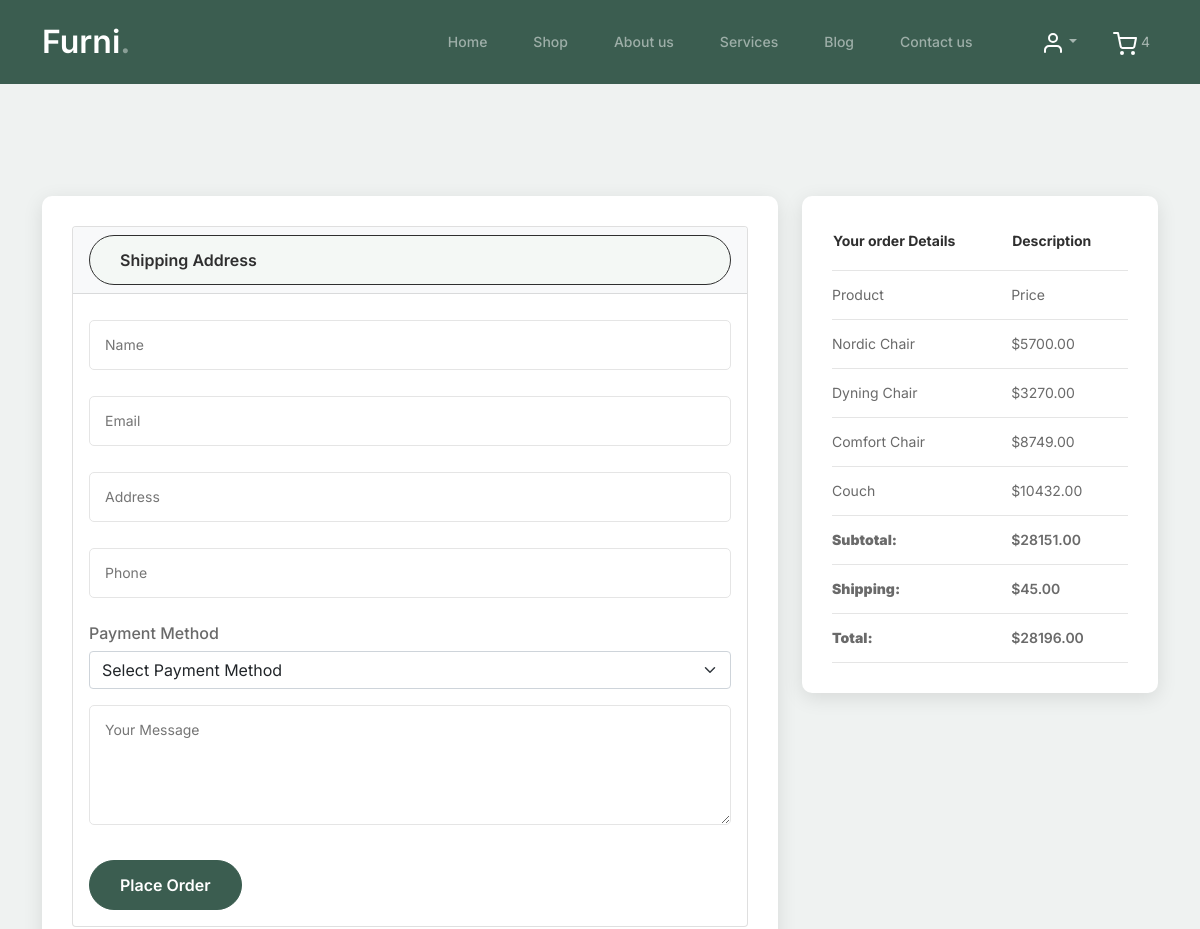
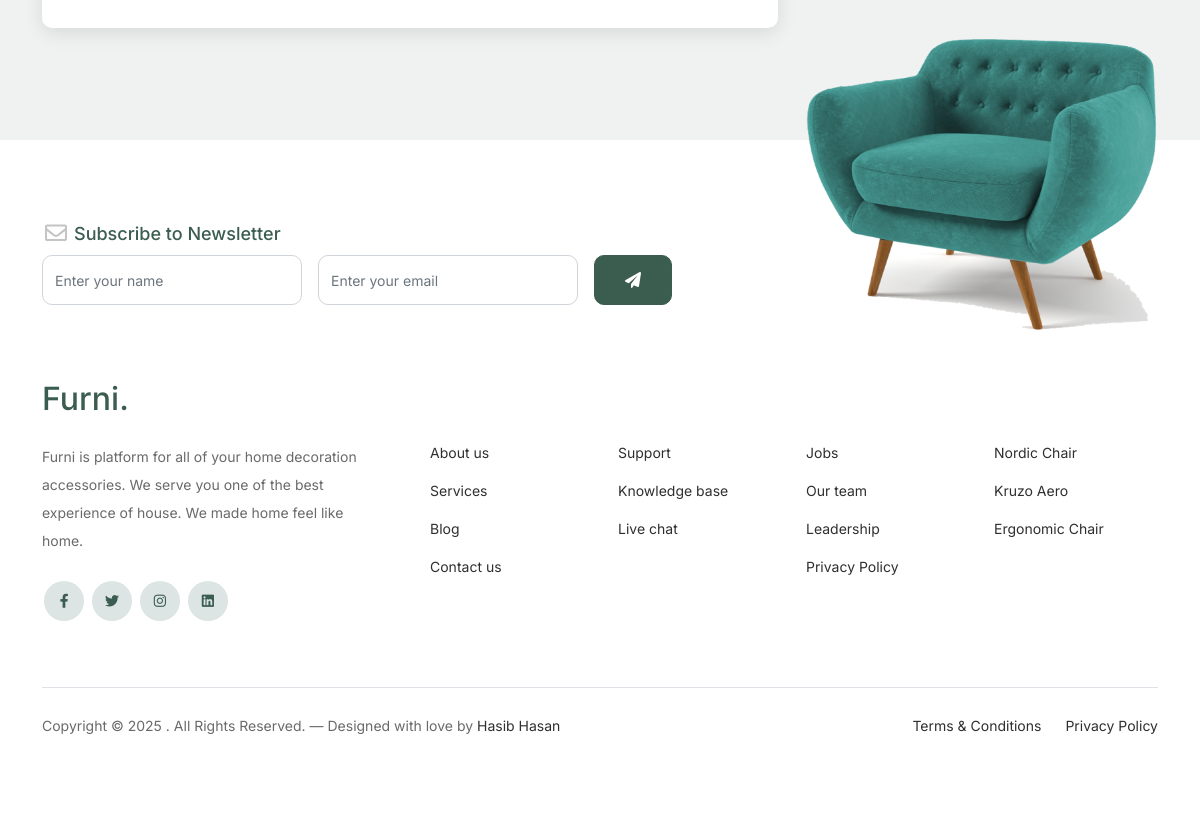
The app's page /shop/checkout/ (signed in) with its own data (2 pictures, top to bottom).
### Shop/models.py (models this page shows, shortened)
class Cart(models.Model):
    user = models.OneToOneField(User, on_delete=models.CASCADE)
    create_at = models.DateTimeField(auto_now_add=True)

class CartItem(models.Model):
    cart = models.ForeignKey(Cart, related_name='items', on_delete=models.CASCADE)
    product = models.ForeignKey(Product, on_delete=models.CASCADE)
    quantity = models.PositiveIntegerField(default=1)
    def get_total_price(self):
        return self.quantity * self.product.price

class Product(models.Model):
    image = models.ImageField(upload_to='Shop/media/uploads')
    title = models.CharField(max_length=50)
    price = models.DecimalField(max_digits=10, decimal_places=3)

### Shop/views.py (the view, shortened to what this page needs)
# urls.py: path('checkout/', views.checkout, name='checkout'),
def checkout(request):
    cart, created = Cart.objects.get_or_create(user=request.user)
    items = cart.items.all()
    subtotal = sum(float(item.product.price) * item.quantity for item in items)
    shipping_cost = 45
    total = subtotal + shipping_cost
    context = {
        'items': items,
        'subtotal': subtotal,
        'shipping_cost': shipping_cost,
        'total': total,
    }
    return render(request, 'checkout.html', context)

### Shop/templates/checkout.html (shortened to what this page needs)
{% extends "base.html" %}
{% load static %}
{% block body %}
  <body>
    <div class="checkout-section mt-150 mb-150">
      <div class="container">
        <div class="row">
          <div class="col-lg-8">
            <div class="checkout-accordion-wrap">
              <div class="accordion" id="accordionExample">
                <div class="card single-accordion">
                  <div class="card-header" id="headingOne">
                    <h5 class="mb-0">
                      <button class="btn btn-link" type="button" data-bs-toggle="collapse" data-bs-target="#collapseOne" aria-expanded="true" aria-controls="collapseOne">
                        Shipping Address
                      </button>
                    </h5>
                  </div>
                  <div id="collapseOne" class="collapse show" aria-labelledby="headingOne" data-parent="#accordionExample">
                    <div class="card-body">
                      <div class="billing-address-form">
                        <form method="POST" action="{% url 'place_order' %}">
                          <p><input type="text" name="name" placeholder="Name" required></p>
                          <p><input type="email" name="email" placeholder="Email" required></p>
                          <p><input type="text" name="billing_address" placeholder="Address" required></p>
                          <p><input type="tel" name="phone" placeholder="Phone" required></p>
                          <div class="mb-3">
                              <h6>Payment Method</h6>
                              <select class="form-select" name="payment_method" required>
                                  <option value="" disabled selected>Select Payment Method</option>
                              </select>
                          </div>
                          <p><textarea name="note" id="bill" cols="30" rows="2" placeholder="Your Message"></textarea></p>
                          <button type="submit" class="btn btn-primary">Place Order</button>
                        </form>
                      </div>
                    </div>
                  </div>
                </div>
              </div>
            </div>
          </div>
          <div class="col-lg-4">
            <div class="order-details-wrap">
              <table class="order-details">
                <thead>
                  <tr>
                    <th>Your order Details</th>
                    <th>Description</th>
                  </tr>
                </thead>
                <tbody class="order-details-body">
                  <tr>
                    <td>Product</td>
                    <td>Price</td>
                  </tr>
                  {% for item in items %}
                  <tr class="table-body-row">
                    <td class="product-name">{{ item.product.title }}</td>
                    <td class="product-total">${{ item.get_total_price|floatformat:2 }}</td>
                  </tr>
                  {% endfor %}
                </tbody>
                <tbody>
                  <tr class="total-data">
                    <td><strong>Subtotal: </strong></td>
                    <td>${{ subtotal|floatformat:2 }}</td>
                  </tr>
                  <tr class="total-data">
                    <td><strong>Shipping: </strong></td>
                    <td>${{ shipping_cost|floatformat:2 }}</td>
                  </tr>
                  <tr class="total-data">
                    <td><strong>Total: </strong></td>
                    <td>${{ total|floatformat:2 }}</td>
                  </tr>
                </tbody>
              </table>
            </div>
          </div>
        </div>
      </div>
    </div>
  {% endblock %}

### templates/base.html (shortened to what this page needs)
{% load static %}
<!DOCTYPE html>
<html lang="en">
  <head>
    <link href="{% static 'css/bootstrap.min.css' %}" rel="stylesheet" />
    <link
      href="https://cdnjs.cloudflare.com/ajax/libs/font-awesome/6.0.0-beta3/css/all.min.css"
      rel="stylesheet"
    />
    <link href="{% static 'css/tiny-slider.css' %}" rel="stylesheet" />
    <link href="{% static 'css/style.css' %}" rel="stylesheet" />
  </head>
  <body>
    <nav
      class="custom-navbar navbar navbar navbar-expand-md navbar-dark bg-dark"
      arial-label="Furni navigation bar"
    >
      <div class="container">
        <a class="navbar-brand" href="{% url "home" %}">Furni<span>.</span></a>
        <div class="collapse navbar-collapse" id="navbarsFurni">
          <ul class="custom-navbar-nav navbar-nav ms-auto mb-2 mb-md-0">
            <li class="nav-item {% if request.resolver_match.url_name == 'home' %}active{% endif %}">
              <a class="nav-link" href="{% url 'home' %}">Home</a>
            </li>
            <li class="nav-item {% if request.resolver_match.url_name == 'shop' %}active{% endif %}">
              <a class="nav-link" href="{% url 'shop' %}">Shop</a>
            </li>
            <li class="nav-item {% if request.resolver_match.url_name == 'about' %}active{% endif %}">
              <a class="nav-link" href="{% url 'about' %}">About us</a>
            </li>
            <li class="nav-item {% if request.resolver_match.url_name == 'service' %}active{% endif %}">
              <a class="nav-link" href="{% url 'service' %}">Services</a>
            </li>
            <li class="nav-item {% if request.resolver_match.url_name == 'blog' %}active{% endif %}">
              <a class="nav-link" href="{% url 'blog' %}">Blog</a>
            </li>
            <li class="nav-item {% if request.resolver_match.url_name == 'contact' %}active{% endif %}">
              <a class="nav-link" href="{% url 'contact' %}">Contact us</a>
            </li>
          </ul>
          <ul class="custom-navbar-cta navbar-nav mb-2 mb-md-0 ms-5">
            <li class="nav-item">
              <div class="dropdown">
                <a class="nav-link dropdown-toggle" href="#" role="button" data-bs-toggle="dropdown" aria-expanded="false">
                  <img src="{% static "images/user.svg" %}" />
                </a>
              </div>
            </li>
            <li>
              <a class="nav-link" href="{% url "cart" %}">
				<img src="{% static "images/cart.svg" %}" />
				{% if user.is_authenticated %}
				{% with cart=user.cart %}
					<span class="cart-count" id="cart-count">{{ cart.items.count }}</span>
				{% endwith %}
				{% endif %}
			</a>
            </li>
          </ul>
        </div>
      </div>
    </nav>
    {% block body %}
    {% endblock %}
    <footer class="footer-section">
      <div class="container relative">
        <div class="sofa-img">
          <img
            src="{% static 'images/sofa.png' %}"
            alt="Image"
            class="img-fluid"
          />
        </div>
        <div class="row">
          <div class="col-lg-8">
            <div class="subscription-form">
              <h3 class="d-flex align-items-center">
                <span class="me-1"
                  ><img
                    src="{% static 'images/envelope-outline.svg' %}"
                    alt="Image"
                    class="img-fluid" /></span
                ><span>Subscribe to Newsletter</span>
              </h3>
              <form action="#" class="row g-3">
                <div class="col-auto">
                  <input
                    type="text"
                    class="form-control"
                    placeholder="Enter your name"
                  />
                </div>
                <div class="col-auto">
                  <input
                    type="email"
                    class="form-control"
                    placeholder="Enter your email"
                  />
                </div>
                <div class="col-auto">
                  <button class="btn btn-primary">
                    <span class="fa fa-paper-plane"></span>
                  </button>
                </div>
              </form>
            </div>
          </div>
        </div>
        <div class="row g-5 mb-5">
          <div class="col-lg-4">
            <div class="mb-4 footer-logo-wrap">
              <a href="#" class="footer-logo">Furni<span>.</span></a>
            </div>
            <p class="mb-4">
              Furni is platform for all of your home decoration accessories. We serve you one of the best experience of house. We made home feel like home.
            </p>
            <ul class="list-unstyled custom-social">
              <li>
                <a href="#"><span class="fa fa-brands fa-facebook-f"></span></a>
              </li>
              <li>
                <a href="#"><span class="fa fa-brands fa-twitter"></span></a>
              </li>
              <li>
                <a href="#"><span class="fa fa-brands fa-instagram"></span></a>
              </li>
              <li>
                <a href="#"><span class="fa fa-brands fa-linkedin"></span></a>
              </li>
            </ul>
          </div>
          <div class="col-lg-8">
            <div class="row links-wrap">
              <div class="col-6 col-sm-6 col-md-3">
                <ul class="list-unstyled">
                  <li><a href="{% url "about" %}">About us</a></li>
                  <li><a href="{% url "service" %}">Services</a></li>
                  <li><a href="{% url "blog" %}">Blog</a></li>
                  <li><a href="{% url "contact" %}">Contact us</a></li>
                </ul>
              </div>
              <div class="col-6 col-sm-6 col-md-3">
                <ul class="list-unstyled">
                  <li><a href="#">Support</a></li>
                  <li><a href="#">Knowledge base</a></li>
                  <li><a href="#">Live chat</a></li>
                </ul>
              </div>
              <div class="col-6 col-sm-6 col-md-3">
                <ul class="list-unstyled">
                  <li><a href="#">Jobs</a></li>
                  <li><a href="#">Our team</a></li>
                  <li><a href="#">Leadership</a></li>
                  <li><a href="#">Privacy Policy</a></li>
                </ul>
              </div>
              <div class="col-6 col-sm-6 col-md-3">
                <ul class="list-unstyled">
                  <li><a href="#">Nordic Chair</a></li>
                  <li><a href="#">Kruzo Aero</a></li>
                  <li><a href="#">Ergonomic Chair</a></li>
                </ul>
              </div>
            </div>
          </div>
        </div>
        <div class="border-top copyright">
          <div class="row pt-4">
            <div class="col-lg-6">
              <p class="mb-2 text-center text-lg-start">
                Copyright &copy;
                . All Rights Reserved. &mdash; Designed with love by
                <a href="https://www.linkedin.com/in/hasiblnkd/">Hasib Hasan</a>
              </p>
            </div>
            <div class="col-lg-6 text-center text-lg-end">
              <ul class="list-unstyled d-inline-flex ms-auto">
                <li class="me-4"><a href="#">Terms &amp; Conditions</a></li>
                <li><a href="#">Privacy Policy</a></li>
              </ul>
            </div>
          </div>
        </div>
      </div>
    </footer>
</body>

### static/css/style.css (style rules this page uses)
body { overflow-x: hidden; position: relative; }
body { font-family: "Inter", sans-serif; font-weight: 400; line-height: 28px; color: #6a6a6a; font-size: 14px; background-color: #eff2f1; }
a { text-decoration: none; -webkit-transition: .3s all ease; -o-transition: .3s all ease; transition: .3s all ease; color: #2f2f2f; text-decoration: underline; }
.custom-navbar { background: #3b5d50 !important; padding-top: 20px; padding-bottom: 20px; }
.custom-navbar .navbar-brand { font-size: 32px; font-weight: 600; }
.custom-navbar .navbar-brand > span { opacity: .4; }
@media (min-width: 992px) { .custom-navbar .custom-navbar-nav li { margin-left: 15px; margin-right: 15px; } }
.custom-navbar .custom-navbar-nav li a { font-weight: 500; color: #ffffff !important; opacity: .5; -webkit-transition: .3s all ease; -o-transition: .3s all ease; transition: .3s all ease; position: relative; }
@media (min-width: 768px) { .custom-navbar .custom-navbar-nav li a:before { content: ""; position: absolute; bottom: 0; left: 8px; right: 8px; background: #f9bf29; height: 5px; opacity: 1; visibility: visible; width: 0; -webkit-transition: .15s all ease-out; -o-transition: .15s all ease-out; transition: .15s all ease-out; } }
.custom-navbar .custom-navbar-cta { margin-left: 0 !important; -webkit-box-orient: horizontal; -webkit-box-direction: normal; -ms-flex-direction: row; flex-direction: row; }
@media (min-width: 768px) { .custom-navbar .custom-navbar-cta { margin-left: 40px !important; } }
.custom-navbar .custom-navbar-cta li { margin-left: 0px; margin-right: 0px; }
.custom-navbar .custom-navbar-cta li:first-child { margin-right: 20px; }
.btn { font-weight: 600; padding: 12px 30px; border-radius: 30px; color: #ffffff; background: #2f2f2f; border-color: #2f2f2f; }
.btn.btn-primary { background: #3b5d50; border-color: #3b5d50; }
.footer-section { padding: 80px 0; background: #ffffff; }
.footer-section .relative { position: relative; }
.footer-section a { text-decoration: none; color: #2f2f2f; -webkit-transition: .3s all ease; -o-transition: .3s all ease; transition: .3s all ease; }
.footer-section .subscription-form { margin-bottom: 40px; position: relative; z-index: 2; margin-top: 100px; }
@media (min-width: 992px) { .footer-section .subscription-form { margin-top: 0px; margin-bottom: 80px; } }
.footer-section .subscription-form h3 { font-size: 18px; font-weight: 500; color: #3b5d50; }
.footer-section .subscription-form .form-control { height: 50px; border-radius: 10px; font-family: "Inter", sans-serif; }
.footer-section .subscription-form .btn { border-radius: 10px !important; }
.footer-section .sofa-img { position: absolute; top: -200px; z-index: 1; right: 0; }
.footer-section .sofa-img img { max-width: 380px; }
.footer-section .links-wrap { margin-top: 0px; }
@media (min-width: 992px) { .footer-section .links-wrap { margin-top: 54px; } }
.footer-section .links-wrap ul li { margin-bottom: 10px; }
.footer-section .footer-logo-wrap .footer-logo { font-size: 32px; font-weight: 500; text-decoration: none; color: #3b5d50; }
.footer-section .custom-social li { margin: 2px; display: inline-block; }
.footer-section .custom-social li a { width: 40px; height: 40px; text-align: center; line-height: 40px; display: inline-block; background: #dce5e4; color: #3b5d50; border-radius: 50%; }
.footer-section .border-top { border-color: #dce5e4; }
.footer-section .border-top.copyright { font-size: 14px !important; }
.form-control { height: 50px; border-radius: 10px; font-family: "Inter", sans-serif; }
textarea { height: auto !important; }

### records on screen
Cart: items.count "4"
CartItem: product "Nordic Chair", get_total_price "5700.00"
CartItem: product "Dyning Chair", get_total_price "3270.00"
CartItem: product "Comfort Chair", get_total_price "8749.00"
CartItem: product "Couch", get_total_price "10432.00"

### other values on screen
{{ subtotal|floatformat:2 }} "28151.00"
{{ shipping_cost|floatformat:2 }} "45.00"
{{ total|floatformat:2 }} "28196.00"
